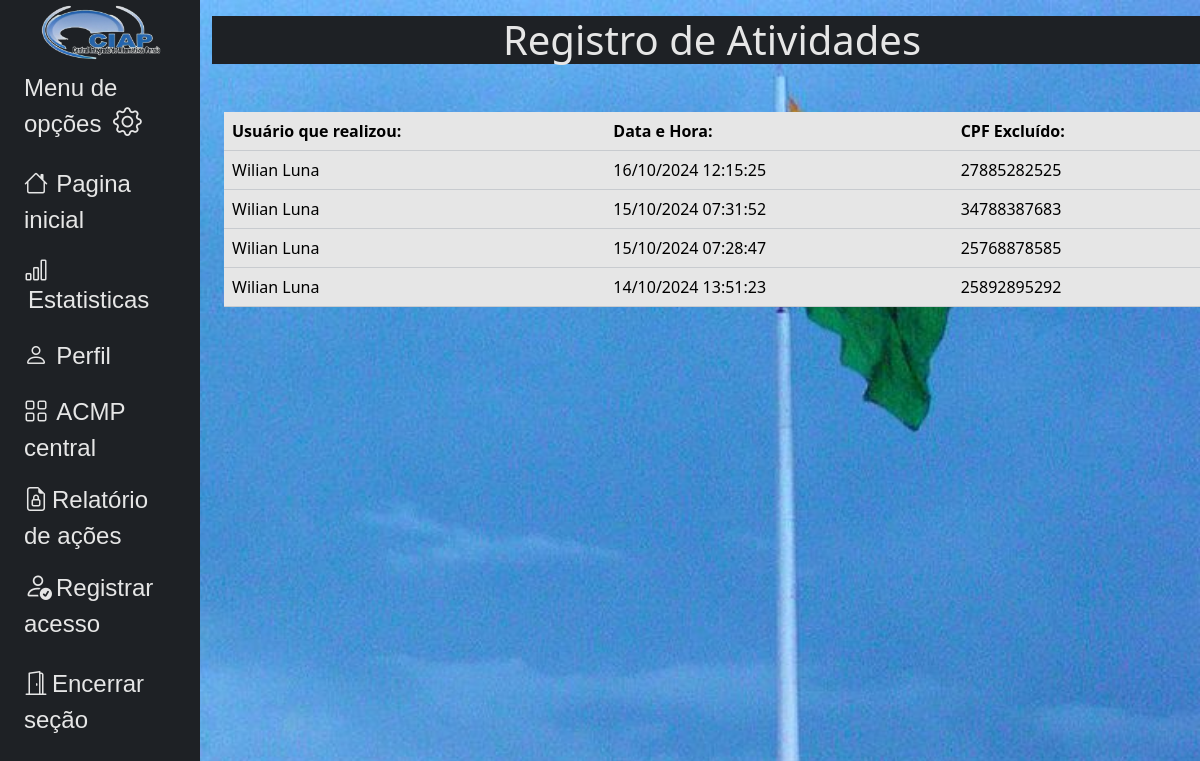
The page /base/actions/ (signed in) on the database as committed earlier.
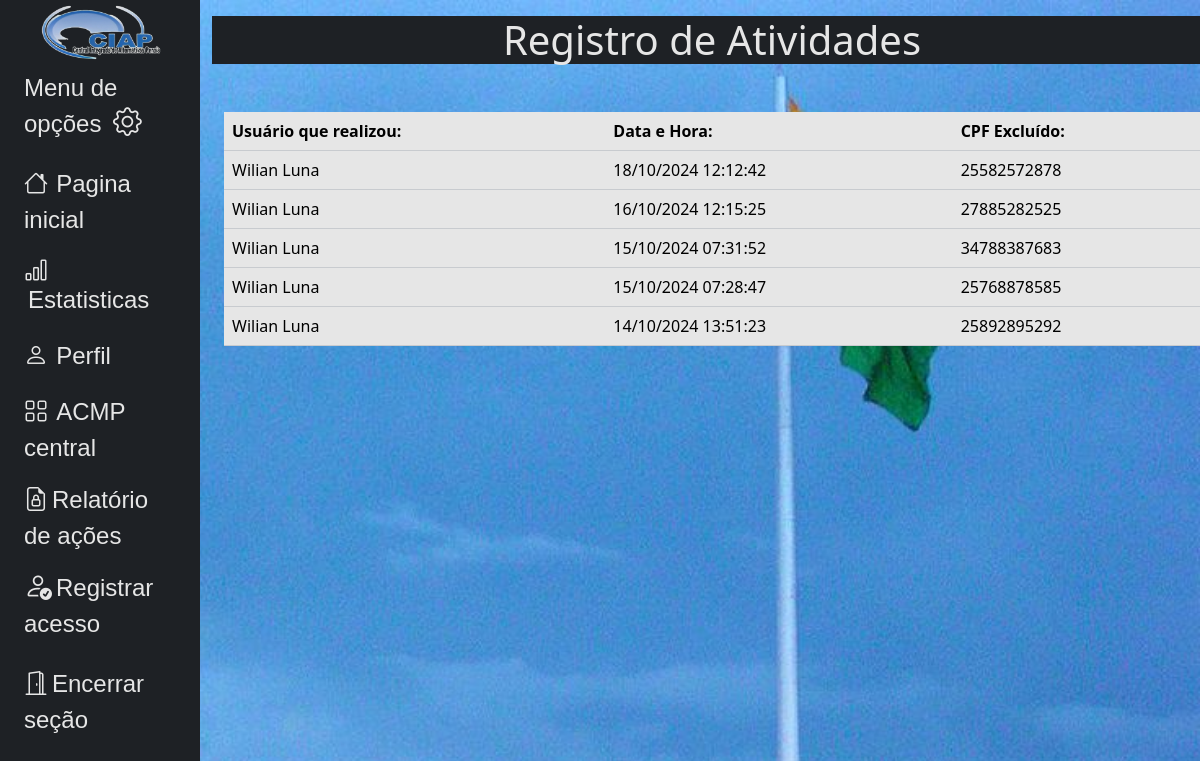
The same page on the database as committed later.
### core/models.py (models this page shows, shortened)
class ActivityLog(models.Model):
    user = models.ForeignKey(User, on_delete=models.CASCADE)
    timestamp = models.DateTimeField(auto_now_add=True)
    cpf_excluido = models.CharField(max_length=11, null=True, blank=True)

class User(AbstractBaseUser, PermissionsMixin):
    cpf = models.CharField(max_length=11, unique=True)
    nome = models.CharField(max_length=255, default='')
    profile_image = models.URLField(max_length=200, blank=True, null=True)
    is_active = models.BooleanField(default=True)
    is_staff = models.BooleanField(default=False)
    USERNAME_FIELD = 'cpf'
    REQUIRED_FIELDS = []
    objects = UserManager()

### core/views.py (the view)
# urls.py: path('base/', views.actions_view, name='action'),
@login_required
def actions_view(request):
    alteracoes = ActivityLog.objects.all().order_by('-timestamp')[:20]
    return render(request, 'commons/include/actions.html', {'alteracoes': alteracoes})

### templates/commons/include/actions.html (shortened to what this page needs)
{% extends 'commons/include/new_base.html' %}
{% load static %}
{% block content %}
<h1 class="d-flex justify-content-center text-white bg-dark">Registro de Atividades</h1>
<div class="container mt-5 d-flex justify-content-center">
    <table class="table">
        <thead>
            <tr>
                <th>Usuário que realizou:</th>
                <th>Data e Hora:</th>
                <th>CPF Excluído:</th>
            </tr>
        </thead>
        <tbody>
            {% for log in alteracoes %}
                <tr>
                    <td>{{ log.user.nome }}</td>
                    <td>{{ log.timestamp|date:"d/m/Y H:i:s" }}</td>
                    <td>{{ log.cpf_excluido|default:'N/A' }}</td>
                </tr>
            {% empty %}
                <tr>
                    <td colspan="3" class="text-center">Nenhum registro encontrado.</td>
                </tr>
            {% endfor %}
        </tbody>
    </table>
</div>
{% endblock content %}

Rows that differ between the two databases and show on the page:
added ActivityLog: user.nome "Wilian Luna", timestamp "18/10/2024 12:12:42", cpf_excluido "25582572878"
